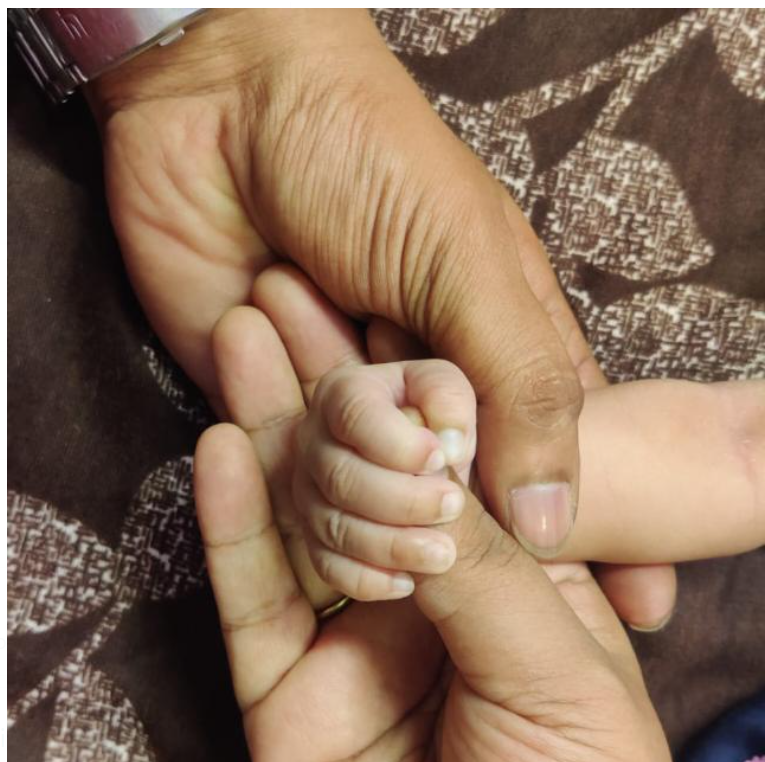
#> input picture image.png, 765 x 762 px
$ jupyter execute 4.ipynb
#> lines starting #> are read from the running program, lines starting #| are printed output that depends on the picture; after the words box and inside, x2 and y2 are one past the last pixel; in counts of white or black regions, pixels touching at a corner belong together
[cell 1]
import cv2
import numpy as np
#Load image
image = cv2.imread("image.png")
#> image is the input picture: shape (762, 765, 3); mean B, G, R 88.8, 109.7, 137.3
gray = cv2.cvtColor(image, cv2.COLOR_BGR2GRAY)
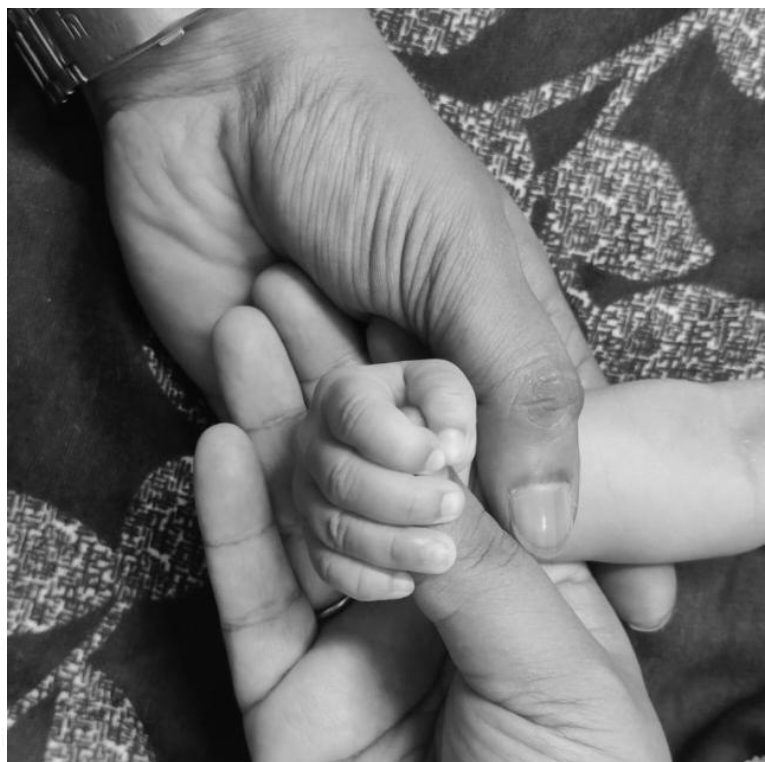
#> gray: shape (762, 765); min 1, max 255, mean 115.6
#Edge Detection
edges = cv2.Canny(gray,50,150,apertureSize = 3)
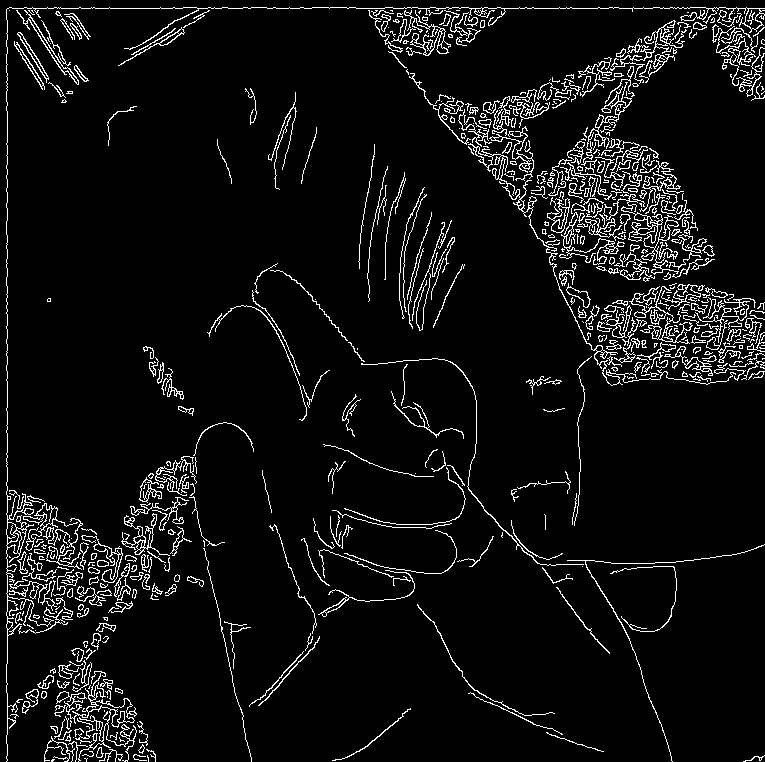
#> edges: shape (762, 765); 6.2% white in thin lines or dots
#Hough Line Detection
lines = cv2.HoughLines(edges,1,np.pi/180,threshold = 150)
#> lines = 68 rows, first 8: [8, 1.57], [7, 0], [513, 0.785], [511, 0.785], [515, 0.785], [518, 0.785], [508, 0.785], [-260, 2.36]
#Draw Detected Lines
if lines is not None:
    for line in lines:
         rho,theta = line[0]
         a=np.cos(theta)
         b=np.sin(theta)
         x0 = a*rho
         y0 = b*rho
         x1 = int(x0 + 1000 * (-b))
         y1 = int(y0 + 1000 * (a))
         x2 = int(x0 - 1000 * (-b))
         y2 = int(y0 - 1000 * (a))
         cv2.line(image, (x1,y1),(x2,y2),(0,255,0),2)
#> this loop made 68 passes
#> (rho, theta, a, b, x0, y0, x1, y1) on passes 1 to 12: (8, 1.57, -4.37e-08, 1, -3.5e-07, 8, -1000, 7), (7, 0, 1, 0, 7, 0, 7, 1000), (513, 0.785, 0.707, 0.707, 362.7, 362.7, -344, 1069), (511, 0.785, 0.707, 0.707, 361.3, 361.3, -345, 1068), (515, 0.785, 0.707, 0.707, 364.2, 364.2, -342, 1071), (518, 0.785, 0.707, 0.707, 366.3, 366.3, -340, 1073), (508, 0.785, 0.707, 0.707, 359.2, 359.2, -347, 1066), (-260, 2.36, -0.707, 0.707, 183.8, -183.8, -523, -890), (479, 0.785, 0.707, 0.707, 338.7, 338.7, -368, 1045), (-252, 2.36, -0.707, 0.707, 178.2, -178.2, -528, -885), (-276, 2.36, -0.707, 0.707, 195.2, -195.2, -511, -902), (-257, 2.36, -0.707, 0.707, 181.7, -181.7, -525, -888)
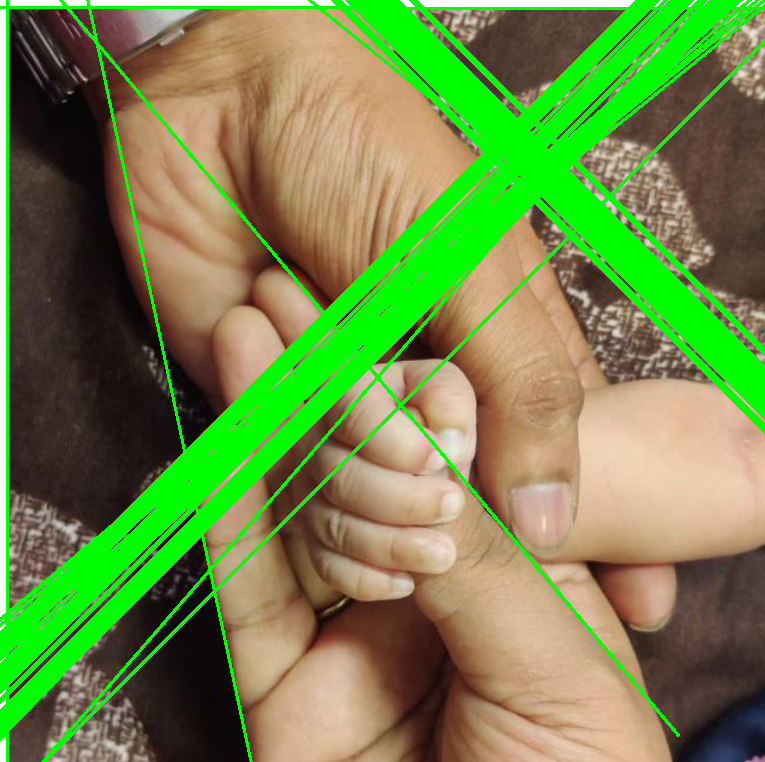
#> image: shape (762, 765, 3); 18.7% of pixels changed, all inside (x1, y1, x2, y2) = (0, 0, 765, 762)
#Display Result
cv2.imshow("Detected Lines", image)
cv2.waitKey(0)
cv2.destroyAllWindows()
